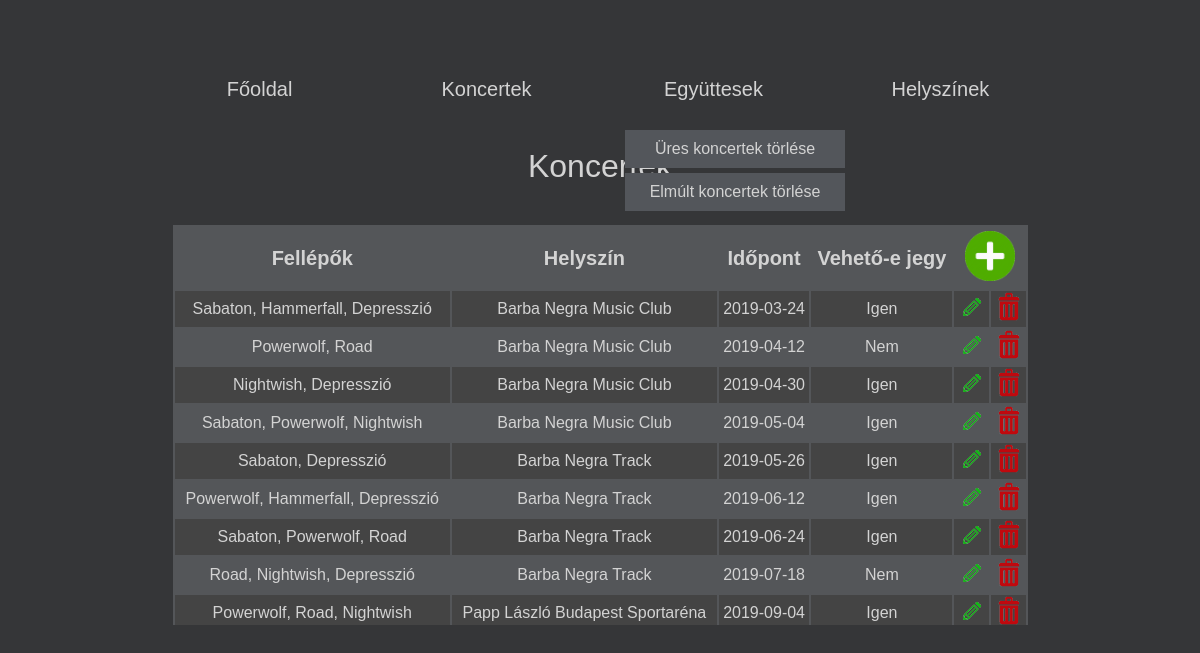
The app's page /concerts.php with its own data.
### tables this page shows
create table concert
(
  id int primary key auto_increment,
  venueid int,
  date DATE,
  available_tickets tinyint,
  foreign key (venueid) references venue (id)
);

### concerts.php (the view, shortened to what this page needs)
<?php
$link = getDB();
$result = mysqli_query($link, "select c.id, ifnull(group_concat(b.name separator ', '), '-') as bands,
                                            ifnull(v.name, '-') as name, c.date,
                                            if(c.available_tickets, 'Igen', 'Nem') as available_tickets
                                        from concert c
                                        left outer join venue v on c.venueid = v.id
                                        left outer join concert_has_band chb on c.id = chb.concertid
                                        left outer join band b on chb.bandid = b.id
                                        group by c.id
                                        order by c.date asc;");
?>
<!DOCTYPE html>
<html lang="en">
<head>
    <link rel="stylesheet" type="text/css" href="style.css">
</head>
<body>
<div id="container">
    <div id="content">
        <div class="title">Koncertek</div>
            <div class="extraButtonsConcerts">
                <a href="concerts.php?extra=deleteEmpty" class="extraMenuButton">Üres koncertek törlése</a>
                <a href="concerts.php?extra=deleteBeforeToday" class="extraMenuButton">Elmúlt koncertek törlése</a>
            </div>
        <div class="tableDiv">
                <table class="tableMain">
                    <thead>
                    <tr>
                        <th>Fellépők</th>
                        <th>Helyszín</th>
                        <th>Időpont</th>
                        <th>Vehető-e jegy</th>
                        <th colspan="2">
                            <a href="editConcerts.php?mode=add">
                                <img src="icons/addIcon.png" height="50" width="50" title="Új koncert hozzáadása">
                            </a>
                        </th>
                    </tr>
                    </thead>
                    <tbody>
                    <?php while ($row = mysqli_fetch_array($result)): ?>
                        <tr>
                            <td><?= $row['bands'] ?></td>
                            <td><?= $row['name'] ?></td>
                            <td><?= $row['date'] ?></td>
                            <td><?= $row['available_tickets'] ?></td>
                            <td>
                                <form action="editConcerts.php?id=<?= $row['id']?>&mode=edit" method="post">
                                    <input type="image" src="icons/editIcon.png" name="edit"
                                           height="30" width="30" title="Koncert szerkesztése">
                                </form>
                            </td>
                            <td>
                                <form action="editConcerts.php?id=<?= $row['id']?>&mode=delete" method="post">
                                    <input type="image" src="icons/deleteIcon.png" name="delete"
                                           height="30" width="30" title="Koncert törlése">
                                </form>
                            </td>
                        </tr>
                    <?php endwhile; ?>
                    </tbody>
                </table>
        </div>
    </div>
</div>
</body>
</html>

### style.css (style rules this page uses)
html { font-family: Tahoma, Verdana, Arial, sans-serif; font-size: 11px; color: lightgray; }
body { background-color: #353638; }
#container { width: 950px; margin-left: auto; margin-right: auto; }
#menu { width: auto; height: 100px; font-size: 16px; }
#content { width: auto; margin: auto; text-align: center; }
.title { font-size: 32px; padding: 40px; }
nav { text-align: center; }
a:link, a:visited { color: lightgray; text-decoration: none; }
.menuButton { font-size: 20px; display: inline-block; width: 15%; padding: 10px; margin: 60px 30px 10px 30px; }
.tableDiv { height: 400px; overflow: auto; width: 90%; margin: 0 5%; background-color: #545659; }
.tableMain { width: 100%; }
th { height: 60px; font-size: 20px; }
td { height: 30px; font-size: 16px; }
.tableMain tbody tr:nth-child(odd) { background-color: #444444; }
.extraButtonsConcerts { position: absolute; top: 125px; right: 350px; }
.extraMenuButton { font-size: 16px; display: block; width: 200px; padding: 10px; margin: 5px; background-color: #53565b; cursor: pointer; }

### records on screen
concert: bands "Sabaton, Hammerfall, Depresszió", name "Barba Negra Music Club", date "2019-03-24", available_tickets "Igen"
concert: bands "Powerwolf, Road", name "Barba Negra Music Club", date "2019-04-12", available_tickets "Nem"
concert: bands "Nightwish, Depresszió", name "Barba Negra Music Club", date "2019-04-30", available_tickets "Igen"
concert: bands "Sabaton, Powerwolf, Nightwish", name "Barba Negra Music Club", date "2019-05-04", available_tickets "Igen"
concert: bands "Sabaton, Depresszió", name "Barba Negra Track", date "2019-05-26", available_tickets "Igen"
concert: bands "Powerwolf, Hammerfall, Depresszió", name "Barba Negra Track", date "2019-06-12", available_tickets "Igen"
concert: bands "Sabaton, Powerwolf, Road", name "Barba Negra Track", date "2019-06-24", available_tickets "Igen"
concert: bands "Road, Nightwish, Depresszió", name "Barba Negra Track", date "2019-07-18", available_tickets "Nem"
concert: bands "Powerwolf, Road, Nightwish", name "Papp László Budapest Sportaréna", date "2019-09-04", available_tickets "Igen"
